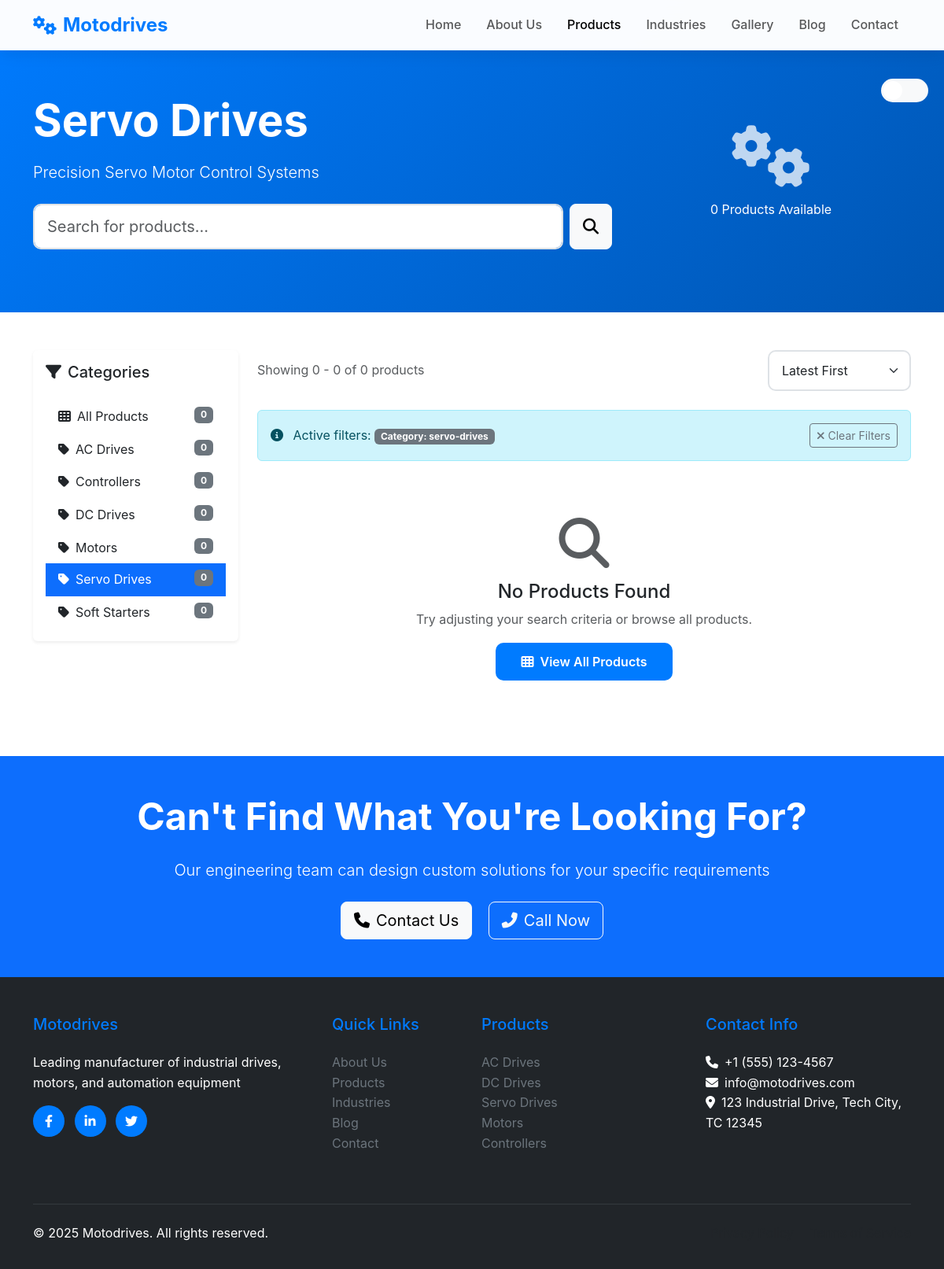
The app's page /products.php?category=servo-drives with its own data.
### tables this page shows
CREATE TABLE `categories` (
  `id` int(11) NOT NULL AUTO_INCREMENT,
  `name` varchar(100) NOT NULL,
  `slug` varchar(100) NOT NULL,
  `description` text DEFAULT NULL,
  `image` varchar(255) DEFAULT NULL,
  `status` enum('active','inactive') NOT NULL DEFAULT 'active',
  `created_at` timestamp NOT NULL DEFAULT CURRENT_TIMESTAMP,
  `updated_at` timestamp NOT NULL DEFAULT CURRENT_TIMESTAMP ON UPDATE CURRENT_TIMESTAMP,
  PRIMARY KEY (`id`),
  UNIQUE KEY `slug` (`slug`)
);

### products.php (the view, shortened to what the rows shown need)
<?php
require_once 'config/config.php';
$categoriesQuery = "SELECT * FROM categories WHERE status = 'active' ORDER BY name ASC";
$categories = $db->query($categoriesQuery);
$search = isset($_GET['search']) ? sanitize($_GET['search']) : '';
$categoryFilter = isset($_GET['category']) ? sanitize($_GET['category']) : '';
$pageTitle = 'Products';
$pageDescription = 'Browse our comprehensive range of industrial drives, motors, and automation equipment';
if ($categoryFilter) {
    $categoryInfo = $db->query("SELECT name, description FROM categories WHERE slug = '$categoryFilter' LIMIT 1")->fetch_assoc();
    if ($categoryInfo) {
        $pageTitle = $categoryInfo['name'];
        $pageDescription = $categoryInfo['description'];
    }
}
?>
<!DOCTYPE html>
<html lang="en">
<head>
    <link href="https://cdn.jsdelivr.net/npm/bootstrap@5.3.0/dist/css/bootstrap.min.css" rel="stylesheet">
    <link rel="stylesheet" href="https://cdnjs.cloudflare.com/ajax/libs/font-awesome/6.4.0/css/all.min.css">
    <link rel="stylesheet" href="assets/css/style.css">
</head>
<body>
    <section class="page-header" style="background: linear-gradient(135deg, #007bff 0%, #0056b3 100%); color: white; padding: 120px 0 80px;">
        <div class="container">
            <div class="row align-items-center">
                <div class="col-lg-8">
                    <h1 class="display-4 fw-bold mb-3"><?= $pageTitle ?></h1>
                    <p class="lead mb-4"><?= $pageDescription ?></p>
                    <form method="GET" class="d-flex gap-2 max-width-500">
                        <input type="text" class="form-control form-control-lg" name="search"
                               placeholder="Search for products..." value="<?= htmlspecialchars($search) ?>">
                        <button type="submit" class="btn btn-light btn-lg">
                        </button>
                    </form>
                </div>
            </div>
        </div>
    </section>
    <section class="py-5">
        <div class="container">
            <div class="row">
                <div class="col-lg-3 mb-4">
                    <div class="sticky-top" style="top: 100px;">
                        <div class="card border-0 shadow-sm mb-4">
                            <div class="card-body">
                                <div class="list-group list-group-flush">
                                    <a href="products.php"
                                       class="list-group-item list-group-item-action border-0 <?= !$categoryFilter ? 'active' : '' ?>">
                                        <i class="fas fa-th me-2"></i>All Products
                                        <span class="badge bg-secondary float-end"><?= number_format($db->query("SELECT COUNT(*) as count FROM products WHERE status = 'active'")->fetch_assoc()['count']) ?></span>
                                    </a>
                                    <?php while ($category = $categories->fetch_assoc()): ?>
                                    <?php
                                    $countQuery = "SELECT COUNT(*) as count FROM products WHERE category_id = {$category['id']} AND status = 'active'";
                                    $count = $db->query($countQuery)->fetch_assoc()['count'];
                                    ?>
                                    <a href="products.php?category=<?= $category['slug'] ?>"
                                       class="list-group-item list-group-item-action border-0 <?= $categoryFilter == $category['slug'] ? 'active' : '' ?>">
                                        <i class="fas fa-tag me-2"></i><?= htmlspecialchars($category['name']) ?>
                                        <span class="badge bg-secondary float-end"><?= number_format($count) ?></span>
                                    </a>
                                    <?php endwhile; ?>
                                </div>
                            </div>
                        </div>
                    </div>
                </div>
            </div>
        </div>
    </section>
    <section class="py-5 bg-primary text-white">
        <div class="container text-center">
            <h2 class="display-5 fw-bold mb-4">Can't Find What You're Looking For?</h2>
        </div>
    </section>
</body>
</html>

### records on screen
categories: name "Servo Drives", description "Precision Servo Motor Control Systems", count "0"
categories: name "AC Drives", count "0"
categories: name "Controllers", count "0"
categories: name "DC Drives", count "0"
categories: name "Motors", count "0"
categories: name "Soft Starters", count "0"

### other values on screen
$total "0"
min($page * $perPage, $total) "0"
$categoryFilter "servo-drives"
